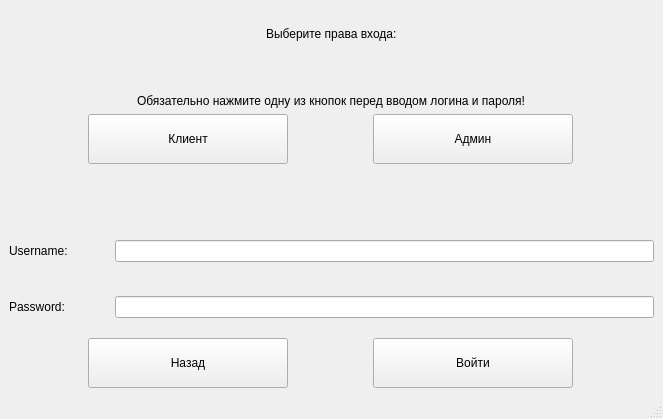
<?xml version="1.0" encoding="UTF-8"?>
<ui version="4.0">
 <class>AuthorizationWindow</class>
 <widget class="QMainWindow" name="AuthorizationWindow">
  <property name="geometry">
   <rect>
    <x>0</x>
    <y>0</y>
    <width>663</width>
    <height>419</height>
   </rect>
  </property>
  <property name="windowTitle">
   <string>Авторизация</string>
  </property>
  <widget class="QWidget" name="centralwidget">
   <layout class="QVBoxLayout" name="verticalLayout">
    <item alignment="Qt::AlignHCenter|Qt::AlignTop">
     <widget class="QLabel" name="HeadingLabel">
      <property name="minimumSize">
       <size>
        <width>0</width>
        <height>50</height>
       </size>
      </property>
      <property name="maximumSize">
       <size>
        <width>16777215</width>
        <height>50</height>
       </size>
      </property>
      <property name="text">
       <string>Выберите права входа:</string>
      </property>
     </widget>
    </item>
    <item alignment="Qt::AlignHCenter|Qt::AlignBottom">
     <widget class="QLabel" name="DescriptionLabel">
      <property name="text">
       <string>Обязательно нажмите одну из кнопок перед вводом логина и пароля!</string>
      </property>
     </widget>
    </item>
    <item>
     <layout class="QHBoxLayout" name="horizontalLayout_6">
      <item>
       <widget class="QPushButton" name="ClientPushButton">
        <property name="minimumSize">
         <size>
          <width>150</width>
          <height>50</height>
         </size>
        </property>
        <property name="maximumSize">
         <size>
          <width>200</width>
          <height>50</height>
         </size>
        </property>
        <property name="text">
         <string>Клиент</string>
        </property>
       </widget>
      </item>
      <item>
       <widget class="QPushButton" name="AdminPushButton">
        <property name="minimumSize">
         <size>
          <width>150</width>
          <height>50</height>
         </size>
        </property>
        <property name="maximumSize">
         <size>
          <width>200</width>
          <height>50</height>
         </size>
        </property>
        <property name="text">
         <string>Админ</string>
        </property>
       </widget>
      </item>
     </layout>
    </item>
    <item alignment="Qt::AlignHCenter|Qt::AlignBottom">
     <widget class="QLabel" name="AuthorizationHeadingLabel">
      <property name="minimumSize">
       <size>
        <width>0</width>
        <height>50</height>
       </size>
      </property>
      <property name="maximumSize">
       <size>
        <width>16777215</width>
        <height>50</height>
       </size>
      </property>
      <property name="text">
       <string/>
      </property>
     </widget>
    </item>
    <item>
     <layout class="QHBoxLayout" name="horizontalLayout_8">
      <item>
       <widget class="QLabel" name="UsernameLabel">
        <property name="minimumSize">
         <size>
          <width>100</width>
          <height>50</height>
         </size>
        </property>
        <property name="maximumSize">
         <size>
          <width>200</width>
          <height>50</height>
         </size>
        </property>
        <property name="text">
         <string>Username:</string>
        </property>
       </widget>
      </item>
      <item>
       <widget class="QLineEdit" name="UsernameLineEdit">
        <property name="text">
         <string/>
        </property>
       </widget>
      </item>
     </layout>
    </item>
    <item>
     <layout class="QHBoxLayout" name="horizontalLayout_5">
      <item>
       <widget class="QLabel" name="PasswordLabel">
        <property name="minimumSize">
         <size>
          <width>100</width>
          <height>50</height>
         </size>
        </property>
        <property name="text">
         <string>Password:</string>
        </property>
       </widget>
      </item>
      <item>
       <widget class="QLineEdit" name="PasswordLineEdit">
        <property name="echoMode">
         <enum>QLineEdit::Password</enum>
        </property>
       </widget>
      </item>
     </layout>
    </item>
    <item>
     <layout class="QHBoxLayout" name="horizontalLayout_7">
      <item>
       <widget class="QPushButton" name="BackPushButton">
        <property name="minimumSize">
         <size>
          <width>150</width>
          <height>50</height>
         </size>
        </property>
        <property name="maximumSize">
         <size>
          <width>200</width>
          <height>50</height>
         </size>
        </property>
        <property name="text">
         <string>Назад</string>
        </property>
       </widget>
      </item>
      <item>
       <widget class="QPushButton" name="EnterPushButton">
        <property name="minimumSize">
         <size>
          <width>150</width>
          <height>50</height>
         </size>
        </property>
        <property name="maximumSize">
         <size>
          <width>200</width>
          <height>50</height>
         </size>
        </property>
        <property name="text">
         <string>Войти</string>
        </property>
       </widget>
      </item>
     </layout>
    </item>
   </layout>
  </widget>
  <widget class="QStatusBar" name="statusbar"/>
 </widget>
 <resources/>
 <connections/>
</ui>
